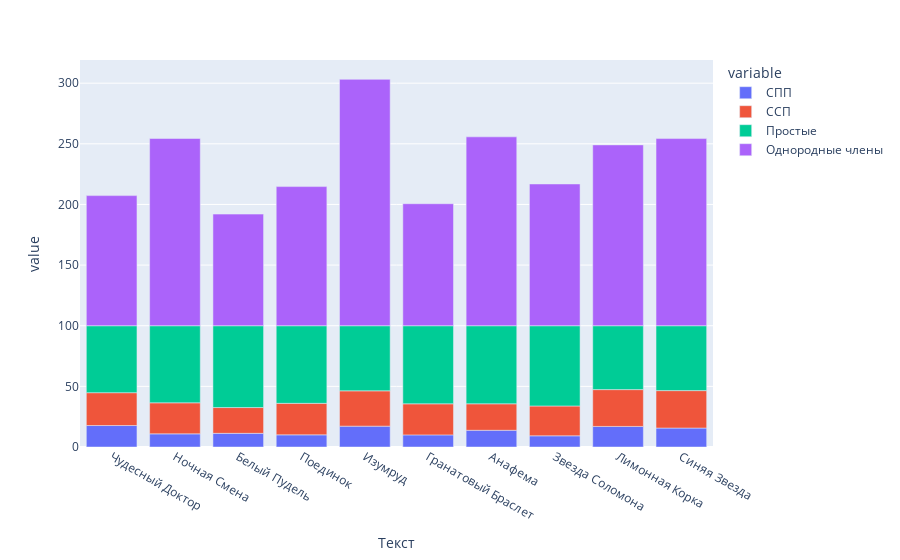

The notebook cell this image was saved under:
### Code cell
summary = pd.DataFrame(columns=["Текст", "СПП", "ССП", "Простые", "Восклицательные", "Вопросительные", "Удтвердительные", "Однородные члены"])
for name, text in kuprin_analysed.items():
    spp = (len([token[1] for token in text if token[1] == "Сложно-подчинённое"])/len(text))*100
    ssp = (len([token[1] for token in text if token[1] == "Сложно-сочинённое"])/len(text))*100
    simple = (len([token[1] for token in text if token[1] == "Простое"])/len(text))*100
    bang = (len([token[2] for token in text if token[2] == "Восклицательное"])/len(text))*100
    qmark = (len([token[2] for token in text if token[2] == "Вопросительное"])/len(text))*100
    fstop = (len([token[2] for token in text if token[2] == "Удтвердительное"])/len(text))*100
    sameness_rate = (sum([token[4] for token in text])/len(text))*100
    summary.loc[len(summary)] = [name, spp, ssp, simple, bang, qmark, fstop, sameness_rate]
    # display(summary)

px.bar(summary, x="Текст", y=["СПП", "ССП", "Простые", "Однородные члены"])

### Figure 1 — Plotly figure (JSON) as saved in the notebook; plotly's stock layout.template omitted (floating-point values rounded to 4 significant figures)
{"data": [{"alignmentgroup": "True", "hovertemplate": "variable=СПП<br>Текст=%{x}<br>value=%{y}<extra></extra>", "legendgroup": "СПП", "marker": {"color": "#636efa", "pattern": {"shape": ""}}, "name": "СПП", "offsetgroup": "СПП", "orientation": "v", "showlegend": true, "textposition": "auto", "type": "bar", "x": ["Чудесный Доктор", "Ночная Смена", "Белый Пудель", "Поединок", "Изумруд", "Гранатовый Браслет", "Анафема", "Звезда Соломона", "Лимонная Корка", "Синяя Звезда"], "xaxis": "x", "y": [17.71, 10.84, 11.26, 10.03, 17.19, 9.991, 13.79, 9.234, 16.96, 15.64], "yaxis": "y"}, {"alignmentgroup": "True", "hovertemplate": "variable=ССП<br>Текст=%{x}<br>value=%{y}<extra></extra>", "legendgroup": "ССП", "marker": {"color": "#EF553B", "pattern": {"shape": ""}}, "name": "ССП", "offsetgroup": "ССП", "orientation": "v", "showlegend": true, "textposition": "auto", "type": "bar", "x": ["Чудесный Доктор", "Ночная Смена", "Белый Пудель", "Поединок", "Изумруд", "Гранатовый Браслет", "Анафема", "Звезда Соломона", "Лимонная Корка", "Синяя Звезда"], "xaxis": "x", "y": [27.08, 25.61, 21.25, 25.97, 29.12, 25.62, 21.84, 24.59, 30.36, 30.86], "yaxis": "y"}, {"alignmentgroup": "True", "hovertemplate": "variable=Простые<br>Текст=%{x}<br>value=%{y}<extra></extra>", "legendgroup": "Простые", "marker": {"color": "#00cc96", "pattern": {"shape": ""}}, "name": "Простые", "offsetgroup": "Простые", "orientation": "v", "showlegend": true, "textposition": "auto", "type": "bar", "x": ["Чудесный Доктор", "Ночная Смена", "Белый Пудель", "Поединок", "Изумруд", "Гранатовый Браслет", "Анафема", "Звезда Соломона", "Лимонная Корка", "Синяя Звезда"], "xaxis": "x", "y": [55.21, 63.55, 67.48, 64, 53.68, 64.39, 64.37, 66.17, 52.68, 53.5], "yaxis": "y"}, {"alignmentgroup": "True", "hovertemplate": "variable=Однородные члены<br>Текст=%{x}<br>value=%{y}<extra></extra>", "legendgroup": "Однородные члены", "marker": {"color": "#ab63fa", "pattern": {"shape": ""}}, "name": "Однородные члены", "offsetgroup": "Однородные члены", "orientation": "v", "showlegend": true, "textposition": "auto", "type": "bar", "x": ["Чудесный Доктор", "Ночная Смена", "Белый Пудель", "Поединок", "Изумруд", "Гранатовый Браслет", "Анафема", "Звезда Соломона", "Лимонная Корка", "Синяя Звезда"], "xaxis": "x", "y": [107.3, 154.4, 92.03, 114.7, 203.2, 100.6, 155.7, 116.9, 149.1, 154.3], "yaxis": "y"}], "layout": {"barmode": "relative", "legend": {"title": {"text": "variable"}, "tracegroupgap": 0}, "margin": {"t": 60}, "xaxis": {"anchor": "y", "domain": [0, 1], "title": {"text": "Текст"}}, "yaxis": {"anchor": "x", "domain": [0, 1], "title": {"text": "value"}}}}
